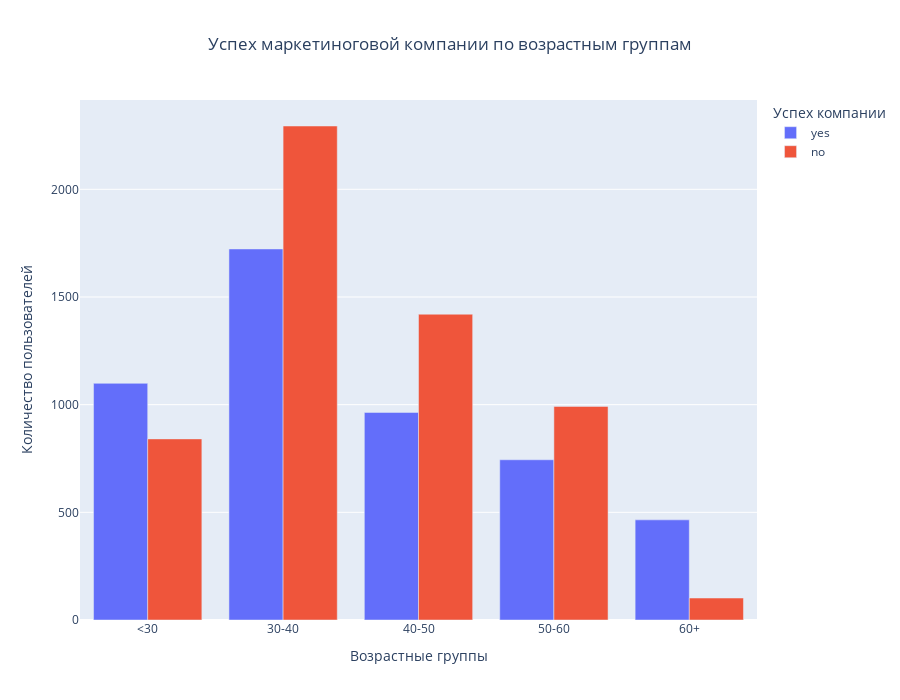

Here is the notebook cell this chart was saved with:
### Markdown cell above
##### Посмотрим, в каких возрастных группах люди более склонны открывать депозит, чем отказываться от предложения.

### Code cell
# age_untill_30 = df[df['age'] < 30]
# age_30_40 = df[(df['age'] >= 30) & (df['age'] < 40)]
# age_40_50 = df[(df['age'] >= 40) & (df['age'] < 50)]
# age_50_60 = df[(df['age'] >= 50) & (df['age'] < 60)]
# age_60_and_above = df[df['age'] >= 60]
# Далее через If, но ответ с платформой не сходится

labels = ['<30', '30-40', '40-50', '50-60', '60+']
df['age_group_cut'] = pd.cut(df['age'], bins=[0, 30, 40, 50, 60, 999], labels=labels)

# Для визуализации
filtered_data_age_groups = df.groupby(
    by=['age_group_cut'],
    as_index=False
)['deposit'].value_counts()

# Визуализация
fig8 = px.bar(
    data_frame=filtered_data_age_groups, 
    x='age_group_cut', 
    y='count', 
    color='deposit', 
    barmode='group',
    title='Успех маркетиноговой компании по возрастным группам',
    labels={
        'deposit': 'Успех компании',
        'age_group_cut': 'Возрастные группы',
        'count': 'Количество пользователей'
    }
)
fig8.update_layout(height=700)
fig8.update_layout(title={'text': 'Успех маркетиноговой компании по возрастным группам', 'x': 0.5})
fig8.show()

### Figure 1 — Plotly figure (JSON) as saved in the notebook; plotly's stock layout.template omitted (floating-point values rounded to 4 significant figures)
{"data": [{"alignmentgroup": "True", "hovertemplate": "Успех компании=yes<br>Возрастные группы=%{x}<br>Количество пользователей=%{y}<extra></extra>", "legendgroup": "yes", "marker": {"color": "#636efa", "pattern": {"shape": ""}}, "name": "yes", "offsetgroup": "yes", "orientation": "v", "showlegend": true, "textposition": "auto", "type": "bar", "x": ["<30", "30-40", "40-50", "50-60", "60+"], "xaxis": "x", "y": [1099, 1723, 964, 744, 465], "yaxis": "y"}, {"alignmentgroup": "True", "hovertemplate": "Успех компании=no<br>Возрастные группы=%{x}<br>Количество пользователей=%{y}<extra></extra>", "legendgroup": "no", "marker": {"color": "#EF553B", "pattern": {"shape": ""}}, "name": "no", "offsetgroup": "no", "orientation": "v", "showlegend": true, "textposition": "auto", "type": "bar", "x": ["<30", "30-40", "40-50", "50-60", "60+"], "xaxis": "x", "y": [841, 2294, 1420, 992, 102], "yaxis": "y"}], "layout": {"barmode": "group", "height": 700, "legend": {"title": {"text": "Успех компании"}, "tracegroupgap": 0}, "title": {"text": "Успех маркетиноговой компании по возрастным группам", "x": 0.5}, "xaxis": {"anchor": "y", "domain": [0, 1], "title": {"text": "Возрастные группы"}}, "yaxis": {"anchor": "x", "domain": [0, 1], "title": {"text": "Количество пользователей"}}}}
